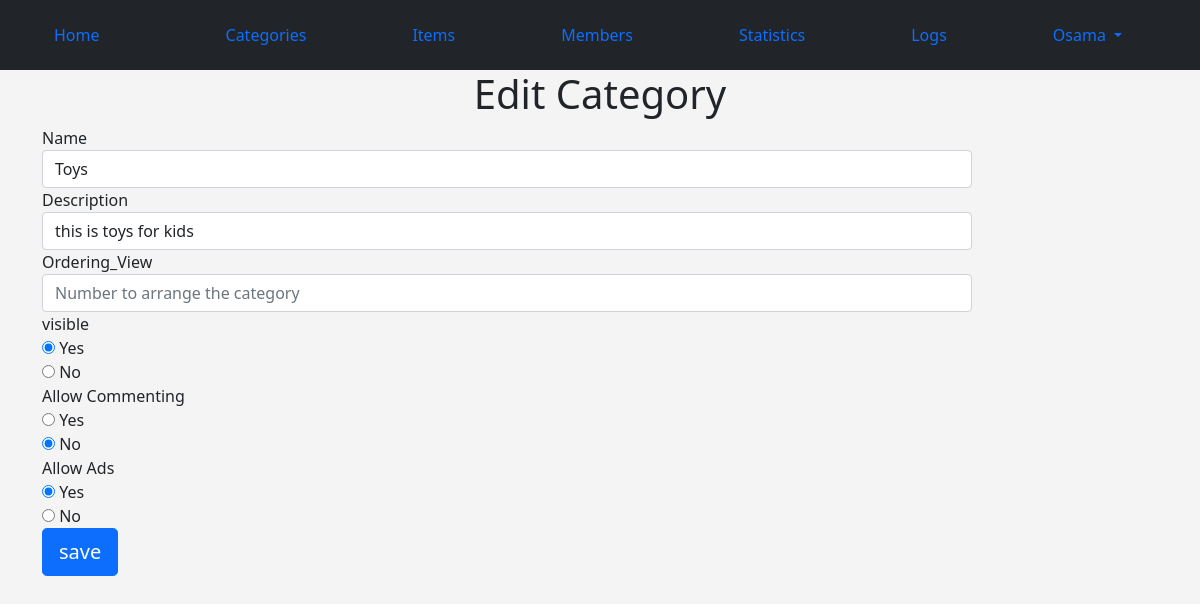
The app's page /admin-control/categories.php?do=Edit&catid=5 (signed in) with its own data.
### tables this page shows
CREATE TABLE `categories` (
  `ID` smallint NOT NULL,
  `Name` varchar(255) NOT NULL,
  `Description` text NOT NULL,
  `Ordering_View` int NOT NULL,
  `Visibility` tinyint NOT NULL DEFAULT '0',
  `Allow_Comment` tinyint NOT NULL DEFAULT '0',
  `Allow_Ads` tinyint NOT NULL DEFAULT '0'
);

### admin-control/categories.php (the view, shortened to what this page needs)
<?php
  if(isset($_SESSION['Username'])){
          include 'init.php';
          $do = isset($_GET['do'])  ?  $_GET['do'] : 'Manage';
          if($do == 'Manage'){
               $sort = 'ASC';
               $sort_array = array('asc','desc');
               if(isset($_GET['sort']) && in_array($_GET['sort'],$sort_array)){
                    $sort=$_GET['sort'];
               };
               $stmt2 = $con->prepare("SELECT * FROM categories ORDER BY Ordering_View $sort");
               $stmt2->execute();
               $cats = $stmt2->fetchAll(); ?>
               <h1 class="text-center">Manage Categories</h1>
               <div class="container categories">
                    <div class="card">
                         <div class="card-header">Manage categories
                              <div class="option pull-right">
                                   ordering:
                                   <a class="<?php if($sort == 'asc'){
                                        echo'active';
                                   } ?>"  href="?sort=asc">Asc</a>
                                   <a class="<?php if($sort == 'desc'){
                                        echo'active';
                                   } ?>" href="?sort=desc">Desc</a>
                                   view:
                                   <span class="active" data-view="full">Full</span>
                                   <span data-view="classic">Classic</span>
                              </div>
                         </div>
                         <div class="panel-body">
                              <?php
                                  foreach($cats as $cat){
                                   echo "<div class='cat'>";
                                        echo "<div class='hidden buttons'>";
                                            echo"<a href='categories.php?do=Edit&catid=" .$cat['ID'] . "' class='btn btn-xs btn-primary'><i class='fa fa-edit'>Edit</i></a>";
                                            echo"<a href='categories.php?do=Delete&catid=" .$cat['ID'] . "' class='confirm btn btn-xs btn-danger'><i class='fa fa-close'>Delete</i></a>";                                       echo"</div>";
                                        echo "<h3>". $cat['Name'] . "</h3>";
                                        echo "<div class='full-view'>";
                                            echo "<p>" ; if($cat['Description'] == '') {echo 'This category has no description ';} else {echo $cat['Description'] ;} echo"</p>";
                                            if($cat['Visibility'] == 1) { echo '<span class="visibility"> <i class = "fa fa-eye"></i> Hidden<span/>';}
                                            if($cat['Allow_Comment'] == 1) { echo '<span class="commenting" ><i class = "fa fa-close"></i>Comment Disabled<span/>';}
                                            if($cat['Allow_Ads'] == 1) { echo '<span class="advertises" > <i class = "fa fa-close"></i>Ads Disabled<span/>';}
                                        echo "</div>";
                                   echo "</div>";
                                   echo "<hr>";
                                  }
                              ?>
                         </div>
                    </div>
                    <a class =" add-category btn btn-primary" href="categories.php?do=add"><i class="fa fa-plus"></i>Add New Category</a>
               </div>
          <?php
         }elseif($do == 'Edit'){
                         $catid = isset($_GET['catid']) && is_numeric($_GET['catid']) ? intval($_GET['catid']) : 0 ;
                        $stmt = $con->prepare("SELECT * FROM categories WHERE  ID = ? ");
                      $stmt->execute(array($catid));
                      $cat = $stmt->fetch();
                     $count=$stmt->rowCount();
                     if($count > 0){ ?>
                         <h1 class = "text-center  "> Edit Category</h1>
                         <div class="container">
                              <form class="form-horizontal" action ="?do=update" method ="POST">
                                        <div class="form-group form-group-lg">
                                             <label class = "col-sm-2 control-label"> Name</label>
                                             <div class="col-sm-10">
                                                  <input type="text" name="name" class="form-control" required = "required" placeholder="Name Of The Category" value="<?php echo $cat['Name'] ?>"/>
                                             </div>
                                        </div>
                                        <div class="form-group form-group-lg">
                                              <label class = "col-sm-2 control-label"> Description</label>
                                             <div class="col-sm-10">
                                                  <input type="text" name="description" class="form-control"  placeholder = "Describe the category" value="<?php echo $cat['Description'] ?>"/>
                                             </div>
                                        </div>
                                        <div class="form-group form-group-lg">
                                             <label class = "col-sm-2 control-label"> Ordering_View</label>
                                             <div class="col-sm-10">
                                                  <input type="text" name="ordering"  class="form-control"   placeholder = "Number to arrange the category" value="<?php echo $cat['Ordering'] ?>"/>
                                             </div>
                                        </div>
                                        <div class="form-group form-group-lg">
                                             <label class = "col-sm-2 control-label">  visible</label>
                                             <div class="col-sm-10 col-md-6">
                                                  <div>
                                                    <input id="vis-yes" type="radio" name="visibility" value="0" <?php if($cat['Visibility'] == 0){ echo 'checked';} ?>/>
                                                    <label for="vis-yes">Yes</label>
                                                  </div>
                                                  <div>
                                                     <input id="vis-no" type="radio" name="visibility" value="1"   <?php if($cat['Visibility'] == 1){ echo 'checked';} ?>/>
                                                     <label for="vis-no">No</label>
                                                  </div>
                                             </div>
                                        </div>
                                        <div class="form-group form-group-lg">
                                             <label class = "col-sm-2 control-label">  Allow Commenting</label>
                                             <div class="col-sm-10 col-md-6">
                                                  <div>
                                                    <input id="com-yes" type="radio" name="commenting" value="0"  <?php if($cat['Allow_Comment'] == 0){ echo 'checked';} ?>/>
                                                    <label for="com-yes">Yes</label>
                                                  </div>
                                                  <div>
                                                   <input id="com-no" type="radio" name="commenting" value="1"  <?php if($cat['Allow_Comment'] == 1){ echo 'checked';} ?>/>
                                                   <label for="com-no">No</label>
                                                  </div>
                                              </div>
                                        </div>
                                        <div class="form-group form-group-lg">
                                            <label class = "col-sm-2 control-label">  Allow Ads</label>
                                            <div class="col-sm-10 col-md-6">
                                                   <div>
                                                    <input id="ads-yes" type="radio" name="ads" value="0" <?php if($cat['Allow_Ads'] == 0){ echo 'checked';} ?>/>
                                                    <label for="ads-yes">Yes</label>
                                                   </div>
                                                   <div>
                                                      <input id="ads-no" type="radio" name="ads" value="1" <?php if($cat['Allow_Ads'] == 1){ echo 'checked';} ?>/>
                                                     <label for="ads-no">No</label>
                                                   </div>
                                             </div>
                                        </div>
                                        <div class="form-group form-group-lg">
                                              <div class=" col-sm-offset-2 col-sm-10">
                                                  <input type="submit" value="save" class="btn btn-primary btn-lg" />
                                             </div>
                                        </div>
                                    </div>
          <?php
          }
                       else {
                            echo "<div class = 'container'>";
                                 $theMsg = '<div class = "alert alert-danger">Theres Is No Such ID </div>';
                                 redirectHome($theMsg ,);
                            echo "</div>";
                            }
         }
    }else{
        header("Location : index.php");
        exit();
    }
?>

### admin-control/layout/css/backend.css (style rules this page uses)
body { background-color: #f4f4f4; font-size: 16px; }

### records on screen
categories: name "Toys", description "this is toys for kids", Visibility "☑ Yes", Visibility "☐ No", Allow_Comment "☐ Yes", Allow_Comment "☑ No", Allow_Ads "☑ Yes", Allow_Ads "☐ No"

### other values on screen
lang ('HOME_ADMIN') "Home"
lang ('CATEGORIES') "Categories"
lang ('ITEMS') "Items"
lang ('MEMBERS') "Members"
lang ('STATISTICS') "Statistics"
lang ('LOGS') "Logs"
